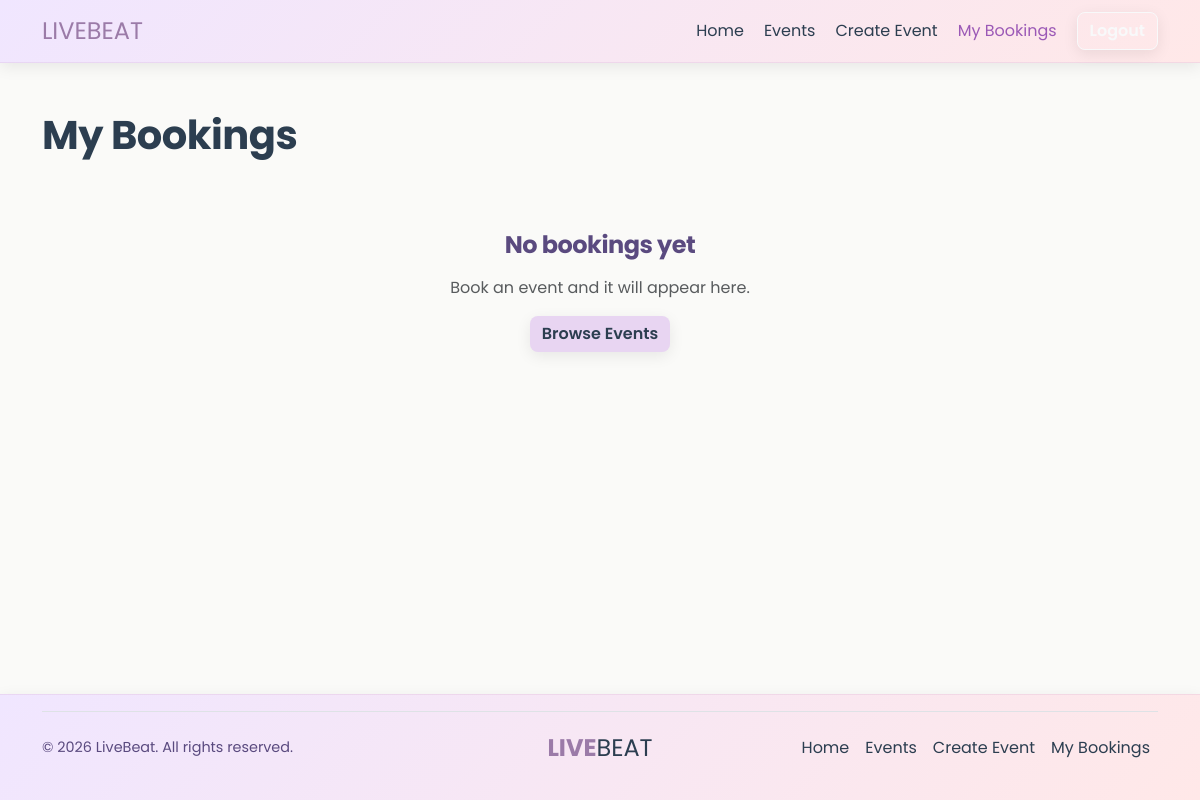
The page /booking-history (signed in) on the database as committed earlier.
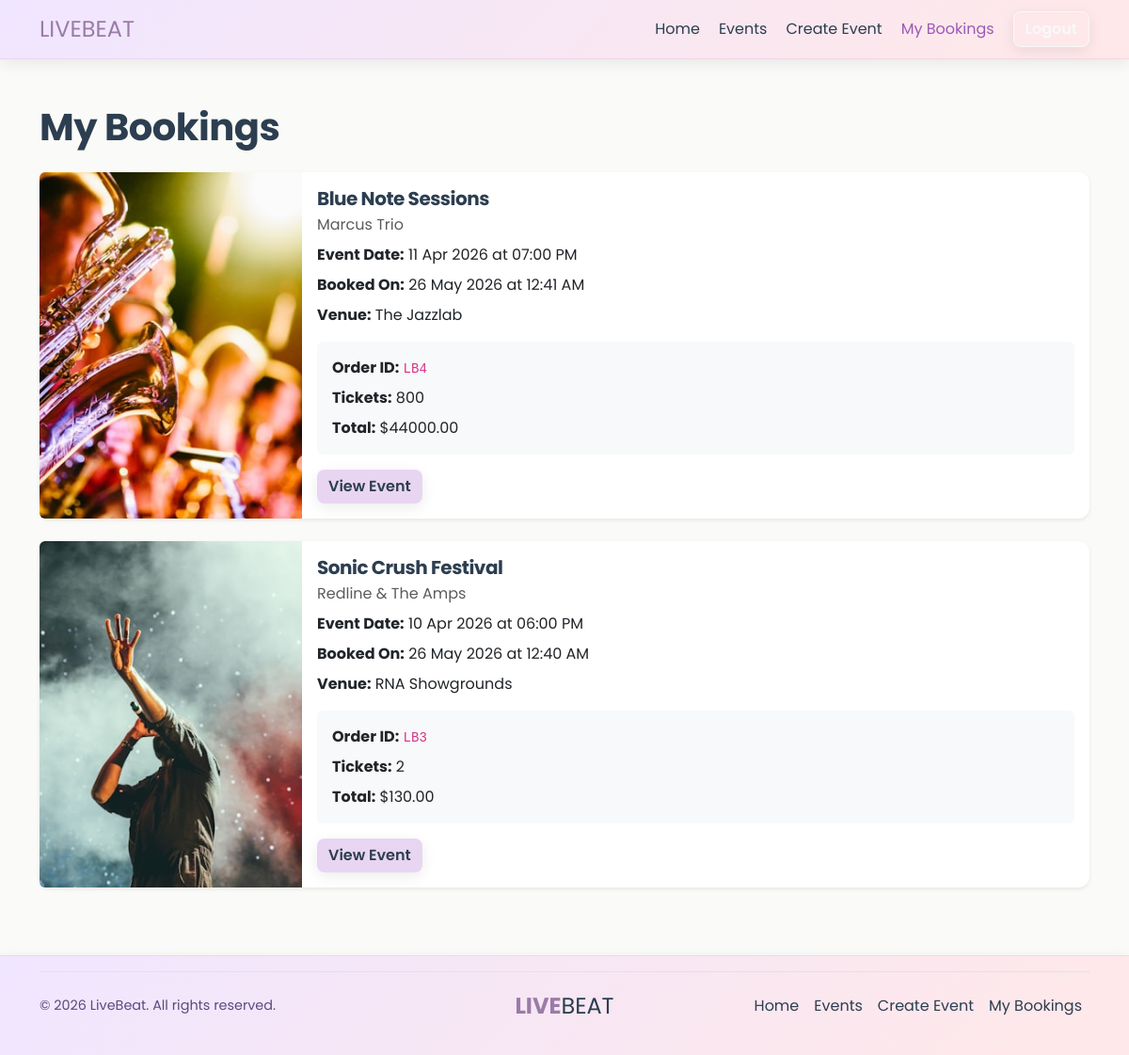
The same page on the database as committed later.
### livebeat/models.py (models this page shows)
class Booking(db.Model):
    id = db.Column(db.Integer, primary_key=True)
    ticket_quantity = db.Column(db.Integer, nullable=False)
    ticket_price = db.Column(db.Float, nullable=False)
    date_booked = db.Column(db.DateTime, default=brisbane_now)
    user_id = db.Column(db.Integer, db.ForeignKey("user.id"))
    event_id = db.Column(db.Integer, db.ForeignKey("event.id"))

class Event(db.Model):
    id = db.Column(db.Integer, primary_key=True)
    title = db.Column(db.String(100), nullable=False)
    artist = db.Column(db.String(100), nullable=False)
    description = db.Column(db.Text, nullable=False)
    category = db.Column(db.String(50), nullable=False)
    status = db.Column(db.String(20), default="Open")
    capacity = db.Column(db.Integer, nullable=False)
    date = db.Column(db.DateTime, nullable=False)
    venue_name = db.Column(db.String(120), nullable=False)
    venue_address = db.Column(db.String(200), nullable=False)
    ticket_price = db.Column(db.Float, nullable=False)
    acknowledgement = db.Column(db.Text)
    image = db.Column(db.String(200), default="concert1.jpg")
    user_id = db.Column(db.Integer, db.ForeignKey("user.id"))
    bookings = db.relationship("Booking", backref="event", lazy=True)
    comments = db.relationship("Comment", backref="event", lazy=True)

### livebeat/views.py (the view)
@main_bp.route("/booking-history")
@login_required
def booking_history():
    bookings = Booking.query.filter_by(user_id=current_user.id).order_by(Booking.date_booked.desc()).all()
    return render_template("booking-history.html", bookings=bookings)

### livebeat/templates/booking-history.html (shortened to what this page needs)
{% extends 'base.html' %}
{% block content %}
<section class="py-5">
    <div class="container">
        <h1 class="mb-4">My Bookings</h1>
        {% for booking in bookings %}
        <div class="card mb-4 border-0 shadow-sm">
            <div class="row g-0">
                <div class="col-md-3">
                    <img src="{{ url_for('static', filename='images/' ~ booking.event.image) }}"
                        alt="{{ booking.event.title }}"
                        class="img-fluid rounded-start h-100 object-fit-cover">
                </div>
                <div class="col-md-9">
                    <div class="card-body">
                        <h5 class="card-title mb-1">{{ booking.event.title }}</h5>
                        <p class="text-muted mb-2">{{ booking.event.artist }}</p>
                        <p class="mb-2">
                            <strong>Event Date:</strong>
                            {{ booking.event.date.strftime('%d %b %Y at %I:%M %p') }}
                        </p>
                        <p class="mb-2">
                            <strong>Booked On:</strong>
                            {{ booking.date_booked.strftime('%d %b %Y at %I:%M %p') }}
                        </p>
                        <p class="mb-2">
                            <strong>Venue:</strong>
                            {{ booking.event.venue_name }}
                        </p>
                        <div class="bg-light p-3 rounded mt-3">
                            <p class="mb-2">
                                <strong>Order ID:</strong>
                                <code>LB{{ booking.id }}</code>
                            </p>
                            <p class="mb-2">
                                <strong>Tickets:</strong>
                                {{ booking.ticket_quantity }}
                            </p>
                            <p class="mb-0">
                                <strong>Total:</strong>
                                ${{ "%.2f"|format(booking.ticket_quantity * booking.ticket_price) }}
                            </p>
                        </div>
                        <a href="{{ url_for('main.event_details', event_id=booking.event.id) }}"
                            class="btn btn-primary mt-3">
                            View Event
                        </a>
                    </div>
                </div>
            </div>
        </div>
        {% else %}
        <div class="text-center py-5">
            <h3>No bookings yet</h3>
            <p class="text-muted">Book an event and it will appear here.</p>
            <a href="{{ url_for('main.index') }}" class="btn btn-primary">
                Browse Events
            </a>
        </div>
        {% endfor %}
    </div>
</section>
{% endblock %}

### livebeat/templates/base.html (shortened to what this page needs)
<!DOCTYPE html>
<html lang="en">
<head>
    <link href="https://cdn.jsdelivr.net/npm/bootstrap@5.3.3/dist/css/bootstrap.min.css" rel="stylesheet">
    <link href="{{ url_for('static', filename='style/style.css') }}" rel="stylesheet">
</head>
<body>
    <header>
        <nav class="navbar navbar-expand-lg lb-navbar">
            <div class="container">
                <a class="navbar-brand lb-logo" href="{{ url_for('main.index') }}">
                    LIVE<span>BEAT</span>
                </a>
                <div class="collapse navbar-collapse" id="navMenu">
                    <ul class="navbar-nav ms-auto align-items-lg-center gap-lg-1">
                        <li class="nav-item">
                            <a class="nav-link {% if request.endpoint == 'main.index' %}active{% endif %}"
                                href="{{ url_for('main.index') }}">Home</a>
                        </li>
                        <li class="nav-item">
                            <a class="nav-link {% if request.endpoint == 'main.index' or request.endpoint == 'main.event_details' %}active{% endif %}"
                                href="{{ url_for('main.index') }}">Events</a>
                        </li>
                        {% if current_user.is_authenticated %}
                        <li class="nav-item">
                            <a class="nav-link {% if request.endpoint == 'main.create_event' %}active{% endif %}"
                                href="{{ url_for('main.create_event') }}">Create Event</a>
                        </li>
                        <li class="nav-item">
                            <a class="nav-link {% if request.endpoint == 'main.booking_history' %}active{% endif %}"
                                href="{{ url_for('main.booking_history') }}">My Bookings</a>
                        </li>
                        <li class="nav-item ms-lg-2">
                            <a class="btn btn-outline-light" href="{{ url_for('auth.logout') }}">Logout</a>
                        </li>
                        {% endif %}
                    </ul>
                </div>
            </div>
        </nav>
    </header>
    <main class="lb-page-content">
        {% block content %}{% endblock %}
    </main>
    <footer class="lb-footer">
        <div class="container">
            <div class="d-flex flex-wrap justify-content-between align-items-center py-3 border-top">
                <p class="col-md-4 mb-0 lb-footer-copy-text">&copy; 2026 LiveBeat. All rights reserved.</p>
                <a href="{{ url_for('main.index') }}"
                    class="col-md-4 d-flex align-items-center justify-content-center mb-3 mb-md-0 me-md-auto text-decoration-none lb-footer-brand">
                    LIVE<span>BEAT</span>
                </a>
                <ul class="nav col-md-4 justify-content-end">
                    <li class="nav-item">
                        <a href="{{ url_for('main.index') }}"
                            class="nav-link px-2 lb-footer-nav-link">Home</a>
                    </li>
                    <li class="nav-item">
                        <a href="{{ url_for('main.index') }}"
                            class="nav-link px-2 lb-footer-nav-link">Events</a>
                    </li>
                    {% if current_user.is_authenticated %}
                    <li class="nav-item">
                        <a href="{{ url_for('main.create_event') }}"
                            class="nav-link px-2 lb-footer-nav-link">Create Event</a>
                    </li>
                    <li class="nav-item">
                        <a href="{{ url_for('main.booking_history') }}"
                            class="nav-link px-2 lb-footer-nav-link">My Bookings</a>
                    </li>
                    {% endif %}
                </ul>
            </div>
        </div>
    </footer>
</body>
</html>

### livebeat/static/style/style.css (style rules this page uses)
:root { --dark-gray: #2C3E50; --light-shadow: 0 4px 15px rgba(0, 0, 0, 0.08); --medium-shadow: 0 6px 20px rgba(0, 0, 0, 0.12); }
* { font-family: "Poppins", sans-serif; font-weight: 400; font-style: normal; }
body { background-color: #FAFAF8; min-height: 100vh; display: flex; flex-direction: column; }
.lb-page-content { flex: 1; display: flex; flex-direction: column; }
.lb-navbar { background: linear-gradient(135deg, #F0E6FF 0%, #FFE8E8 100%); box-shadow: var(--light-shadow); border-bottom: 1px solid rgba(200, 150, 200, 0.2); }
.lb-navbar .navbar-brand { font-size: 1.5rem; color: #9B7BA8; }
.lb-navbar .nav-link { color: var(--dark-gray) !important; }
.lb-navbar .nav-link.active { color: #9B59B6 !important; }
h1, h2, h3, h4, h5, h6 { font-weight: 700; letter-spacing: -0.5px; color: var(--dark-gray); }
h1 { font-size: 2.5rem; margin-bottom: 1.5rem; }
.btn { font-weight: 600; border-radius: 8px; box-shadow: var(--light-shadow); }
.btn-primary { background: #E8D5F2; border: none; color: #2C3E50 !important; }
.card { border: none; border-radius: 12px; box-shadow: var(--light-shadow); background: white; transition: all 0.3s ease; }
.card-title { color: var(--dark-gray); font-weight: 700; }
section { padding: 2rem 0; }
.lb-footer { background: linear-gradient(135deg, #F0E6FF 0%, #FFE8E8 100%); box-shadow: var(--light-shadow); border-top: 1px solid rgba(200, 150, 200, 0.2); margin-top: 0; padding: 1rem 0; }
.lb-footer-brand { font-size: 1.5rem; font-weight: 700; color: #9B7BA8; }
.lb-footer-brand span { color: var(--dark-gray); }
.lb-footer-nav-link { color: var(--dark-gray) !important; transition: color 0.2s ease; }
.lb-footer-copy-text { color: #5A4A7F; font-size: 0.9rem; }

Rows that differ between the two databases and show on the page:
added Booking: image (picture), event "Blue Note Sessions", event.artist "Marcus Trio", event "11 Apr 2026 at 07:00 PM", date_booked "26 May 2026 at 12:41 AM", event.venue_name "The Jazzlab", id "4", ticket_quantity "800", booking.ticket_quantity*booking.ticket_price "44000.00"
added Booking: image (picture), event "Sonic Crush Festival", event.artist "Redline & The Amps", event "10 Apr 2026 at 06:00 PM", date_booked "26 May 2026 at 12:40 AM", event.venue_name "RNA Showgrounds", id "3", ticket_quantity "2", booking.ticket_quantity*booking.ticket_price "130.00"
Other text that changed with them:
text no longer shown: "No bookings yet Book an event and it will appear here. Browse Events"
